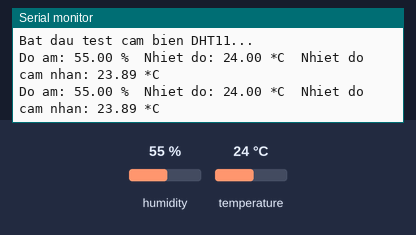
Simulated run of this sketch. Board: ESP32. Shown: the last lines printed to the serial monitor. The test bench sets the inputs (shaded band); at power-on: humidity 55 %, temperature 24 °C.

Above: at 4.8 s.
4.9 s: humidity set to 22 %
At 7.0 s:
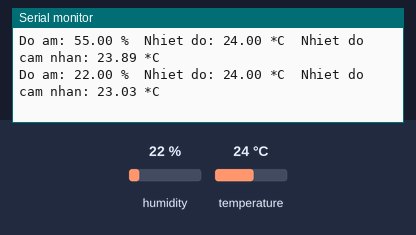
7.9 s: temperature set to 12 °C
At 9.4 s:
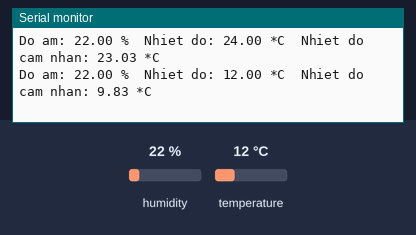
10.9 s: humidity set to 40 %
At 12.9 s:
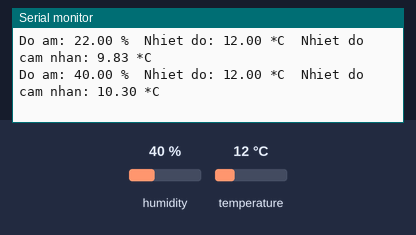
Timing chart, 0 to 14.4 s (numbered marks = the images above; inputs shaded):
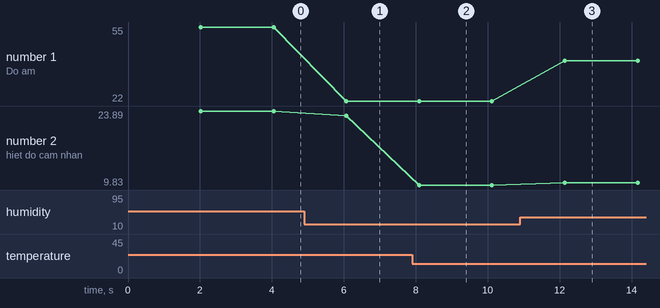

Measured:
- after the input at 4.9 s, the serial monitor: prints a new line after 1.2 s (image 1)
- after the input at 7.9 s, the serial monitor: prints a new line after 0.19 s (image 2)
- after the input at 10.9 s, the serial monitor: prints a new line after 1.2 s (image 3)
- plotted number 1: 55 → 22 after the input at 4.9 s, 22 → 40 after the input at 10.9 s
- plotted number 2: 23.89 → 23.03 after the input at 4.9 s, 23.03 → 9.83 after the input at 7.9 s, 9.83 → 10.3 after the input at 10.9 s

The sketch:

dht11_test.ino
```cpp
#include "DHT.h"

// Định nghĩa chân DATA của DHT11 nối với GPIO 4 của ESP32
#define DHTPIN 4

// Khai báo loại cảm biến đang dùng là DHT11
#define DHTTYPE DHT11

// Khởi tạo đối tượng dht
DHT dht(DHTPIN, DHTTYPE);

void setup() {
  Serial.begin(115200);
  Serial.println("Bat dau test cam bien DHT11...");

  // Khởi động cảm biến
  dht.begin();
}

void loop() {
  // Chờ 2 giây giữa các lần đọc (DHT11 là cảm biến chậm, tốc độ đọc tối đa là 1 lần mỗi giây)
  delay(2000);

  // Đọc độ ẩm (phần trăm)
  float h = dht.readHumidity();
  // Đọc nhiệt độ (độ C)
  float t = dht.readTemperature();
  // Đọc nhiệt độ (độ F) nếu cần
  float f = dht.readTemperature(true);

  // Kiểm tra xem quá trình đọc có bị lỗi không (isnan = is not a number)
  if (isnan(h) || isnan(t) || isnan(f)) {
    Serial.println("Loi: Khong the doc du lieu tu DHT11!");
    return;
  }

  // Tính toán chỉ số cảm nhận nhiệt (Heat Index) theo độ C
  float hic = dht.computeHeatIndex(t, h, false);

  // In kết quả ra Serial Monitor
  Serial.print("Do am: ");
  Serial.print(h);
  Serial.print(" %\t"); // \t là khoảng trắng tab

  Serial.print("Nhiet do: ");
  Serial.print(t);
  Serial.print(" *C\t");

  Serial.print("Nhiet do cam nhan: ");
  Serial.print(hic);
  Serial.println(" *C");
}
```
